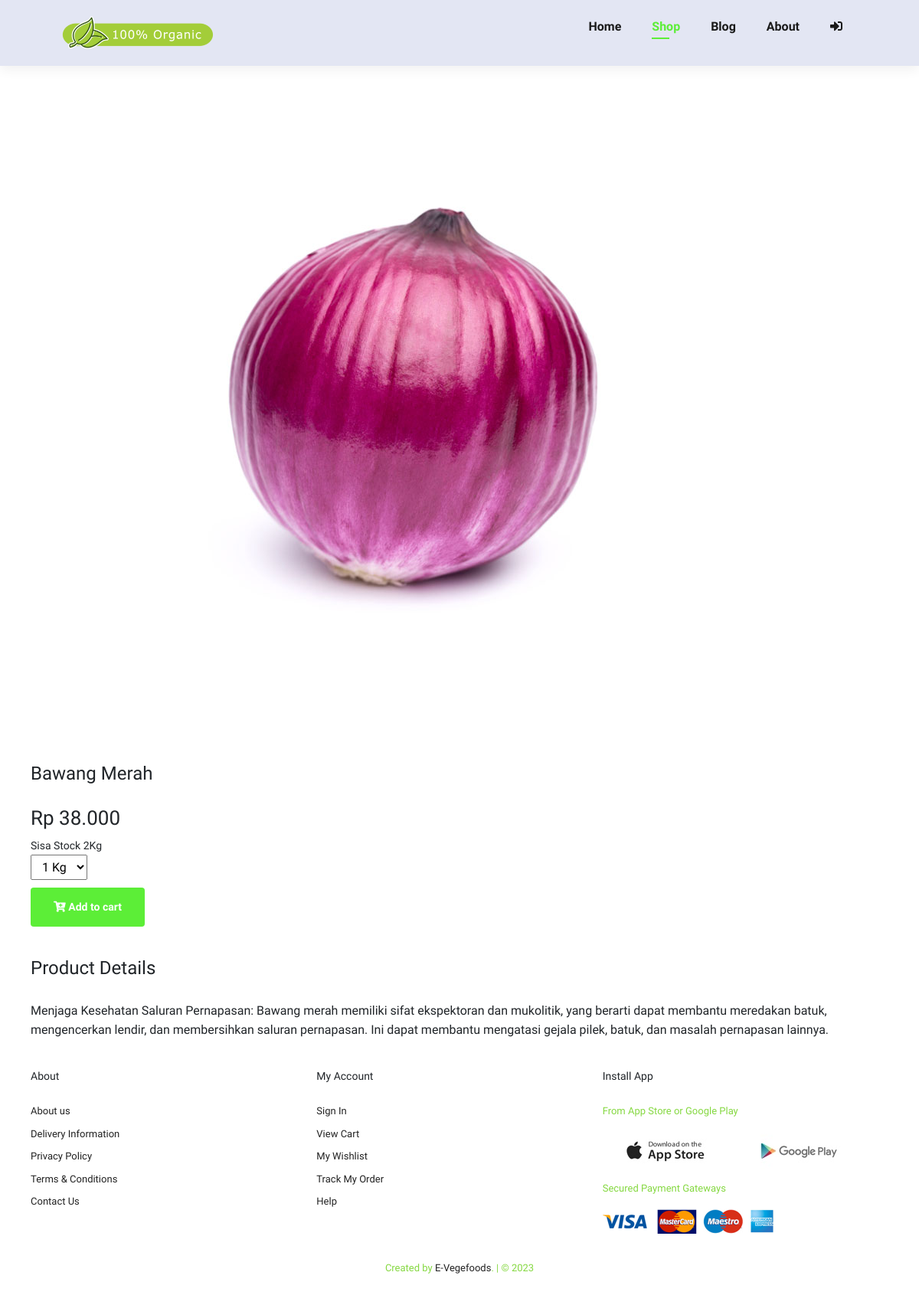
Screenshot of /shop/18 with the database file from the repository.
### tables this page shows
CREATE TABLE `produk` (
  `id` int(11) NOT NULL AUTO_INCREMENT,
  `nama_produk` varchar(255) DEFAULT NULL,
  `stok` int(11) DEFAULT NULL,
  `satuan` varchar(10) DEFAULT NULL,
  `harga` int(11) DEFAULT NULL,
  `image` varchar(255) DEFAULT NULL,
  `detail` text,
  PRIMARY KEY (`id`)
);

### application/controllers/Welcome.php (called while the page is built, shortened)
<?php
class Welcome extends CI_Controller
{
    public function shop_detail()
    {
        $id                     = $this->uri->segment(2);
        $data['product_detail'] = $this->m_data->edit_data(['id' => $id], 'produk')->result();
        $data['id_tran']        = $this->db->select_max('id')->get('h_transaksi')->row();
        $data['total']          = $this->m_data->shop('id_detil', ['id_pengguna' => $this->session->userdata('id'), 'status!=' => '3', 'id_produk!=' => '0'])->num_rows();
        $this->load->view('frontend/v_header', $data);
        $this->load->view('frontend/v_shop_detail', $data);
        $this->load->view('frontend/v_footer');
    }
}

### index.php (called while the page is built, shortened)
<?php
require_once BASEPATH . 'core/CodeIgniter.php';

### application/models/M_data.php (called while the page is built, shortened)
<?php
class M_data extends CI_Model
{
    public function edit_data($where, $table)
    {
        return $this->db->get_where($table, $where);
    }
    public function shop($order, $where)
    {
        $this->db->select('h.id AS id,id_pengguna,alamat,d.id AS id_detil,nama,status,id_produk,pr.nama_produk,pr.satuan,pr.stok,jumlah,d.harga,ongkir');
        $this->db->from('h_transaksi h');
        $this->db->join('d_transaksi d', 'h.id=d.id_tran', 'inner');
        $this->db->join('pengguna p', 'p.id=h.id_pengguna', 'inner');
        $this->db->join('produk pr', 'pr.id=d.id_produk', 'left');
        $this->db->where($where);
        $this->db->order_by($order, 'asc');
        return $this->db->get();
    }
}

### application/views/frontend/v_shop_detail.php (the view, shortened to what this page needs)
<section id="prodetails" class="section-p1">
  <?php foreach ($product_detail as $p) : ?>
    <div class="single-pro-image">
      <img src="<?= base_url('assets/imgbeautyhampers/products/' . $p->image) ?>" class="img-fluid rounded float-star" id="MainImg" alt="" />
      <div class="single-pro-details">
        <h4><?= ucwords($p->nama_produk) ?></h4>
        <h2>Rp <?= number_format($p->harga, 0, ",", ".") ?></h2>
        <small>Sisa Stock <?= $p->stok . ucwords($p->satuan) ?></small>
        <?= form_open(base_url('welcome/add_cart')); ?>
        <select name="jumlah">
          <?php for ($x = 1; $x <= $p->stok; $x++) { ?>
            <option value="<?= $x ?>"> <?= $x ?> <?= ucwords($p->satuan) ?></option>
          <?php } ?>
        </select>
        <button class="normal" type="submit"><i class="fas fa-cart-plus"></i> Add to cart</button>
        <?= form_close(); ?>
        <h4>Product Details</h4>
        <span>
          <?= ucfirst($p->detail) ?>
        </span>
      </div>
    <?php endforeach ?>
</section>

### assets/css/style.css (style rules this page uses)
* { margin: 0; padding: 0; box-sizing: border-box; font-family: "Spartan", sans-serif; }
h2 { font-size: 46px; line-height: 54px; color: #222; }
h4 { font-size: 20px; color: #222; }
.section-p1 { padding: 20px 40px; }
button.normal { font-size: 14px; font-weight: 600; padding: 15px 30px; color: #000; background-color: #fff; border-radius: 4px; cursor: pointer; border: none; outline: none; transition: 0.2s; }
body { width: 100%; }
#prodetails { display: flex; margin-top: 20px; }
#prodetails .single-pro-image { width: 40%; margin-right: 50px; align-items: center; }
#prodetails .single-pro-details { width: 50%; padding-top: 30px; }
#prodetails .single-pro-details h4 { padding: 40px 0 20px 0; }
#prodetails .single-pro-details h2 { font-size: 26px; }
#prodetails .single-pro-details select { display: block; padding: 5px 10px; margin-bottom: 10px; }
#prodetails .single-pro-details button { background: #5cee37; color: #fff; }
#prodetails .single-pro-details span { line-height: 25px; }
#prodetails { display: flex; flex-direction: column; }
#prodetails .single-pro-image { width: 100%; margin-right: 0px; }
#prodetails .single-pro-details { width: 100%; }

### rows the page displays
produk: image (picture), nama_produk "Bawang Merah", harga "38.000", stok "2", satuan "Kg", detail "Menjaga Kesehatan Saluran Pernapasan: Bawang merah memiliki sifat ekspektoran dan mukolitik, yang berarti dapat membantu meredakan batuk, mengencerkan lendir, dan membersihkan saluran pernapasan. Ini dapat membantu mengatasi gejala pilek, batuk, dan masalah pernapasan lainnya."

### other values shown
form field jumlah "1 Kg"
